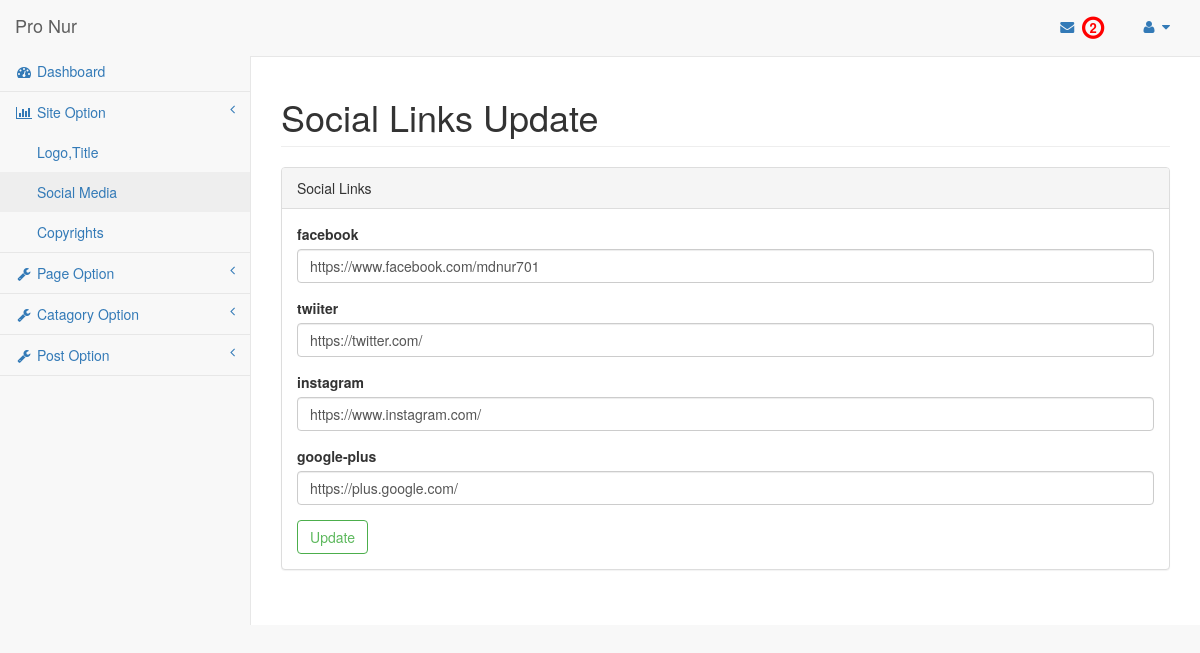
/admin/social.php (signed in), run on the app's committed database.
### tables this page shows
CREATE TABLE `tbl_social` (
  `id` int(11) NOT NULL,
  `fb` varchar(100) NOT NULL,
  `tw` varchar(100) NOT NULL,
  `inst` varchar(100) NOT NULL,
  `gp` varchar(100) NOT NULL
);

### lib/Main.php (called while the page is built, shortened)
<?php
include_once 'Database.php';
abstract class Main{
	protected  $table;
	public function readByid($id) {
		$sql ="SELECT * FROM ".$this->table." WHERE id =:id";
		$stmt =Database::prepare($sql);
		$stmt->bindParam(":id",$id);
		$stmt->execute();
		return $stmt->fetch();
	}
}

### lib/Database.php (called while the page is built)
<?php
class Database {
    private static $pdo;
    public static function Connection(){
        if(!isset(self::$pdo)){
            try {
                self::$pdo = new PDO("mysql:host=".DB_HOST.";dbname=".DB_NAME,DB_USER,DB_PASS);
            } catch (PDOException $e) {
                echo "Connection fail...".$e->getMessage();
            }
        }
        return self::$pdo;
    }
    public static function prepare($sql) {
        return self::Connection()->prepare($sql);
    }
}

### admin/social.php (the view, shortened to what this page needs)
<?php include "inc/header.php";?>
<?php include "inc/sidebar.php";?>
<?php
    $social = new Social();
?>
        <div id="page-wrapper">
            <div class="row">
                <div class="col-lg-12">
                    <h1 class="page-header">Social Links Update</h1>
                </div>
            </div>
            <div class="row">
                <div class="col-lg-12">
                    <div class="panel panel-default">
                        <div class="panel-heading">
                            Social Links
                        </div>
                        <div class="panel-body">
                            <?php
                                $value = $social->readByid(1);
                            ?>
                                <form action="" method="POST">
								  <div class="form-group">
                                    <label for="exampleInputEmail1">facebook</label>
                                    <input type="text" class="form-control"  value="<?php echo $value['fb']; ?>" name="fb">
                                  </div>
                                  <div class="form-group">
                                    <label for="exampleInputEmail1">twiiter</label>
                                    <input type="text" class="form-control"  value="<?php echo $value['tw'];?>" name="tw">
                                  </div>
                                  <div class="form-group">
                                    <label for="exampleInputEmail1">instagram</label>
                                    <input type="text" class="form-control"  value="<?php echo $value['inst'];?>" name="inst">
                                  </div>
                                  <div class="form-group">
									<label for="exampleInputEmail1">google-plus</label>
									<input type="text" class="form-control"  value="<?php echo $value['gp'];?>" name="gp">
								  </div>
								  <button type="submit" class="btn btn-outline btn-success" name="update">Update</button>
								</form>
                        </div>
                    </div>
                </div>
            </div>
        </div>
<?php include "inc/footer.php";?>

### data on the page
tbl_social: fb "https://www.facebook.com/mdnur701", tw "https://twitter.com/", inst "https://www.instagram.com/", gp "https://plus.google.com/"

### other printed values
$massage->CountRow() "2"
